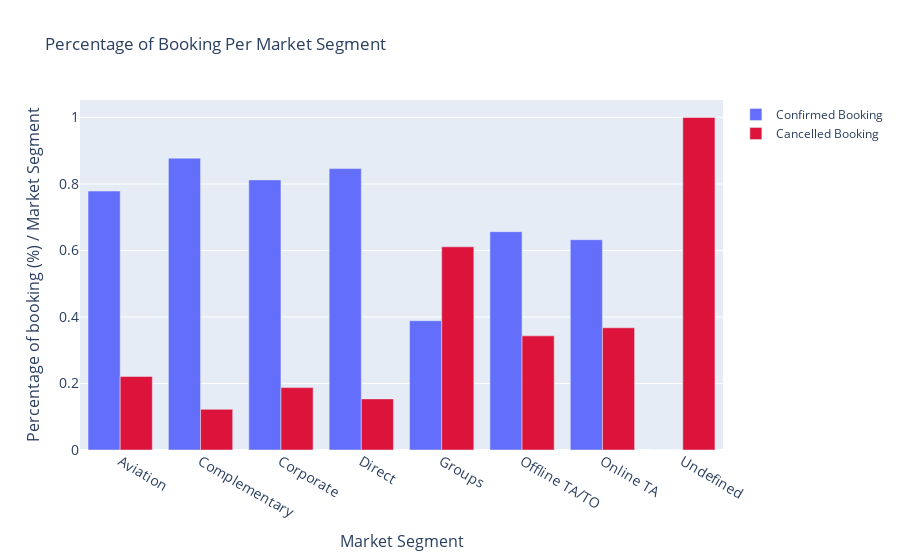

Notebook code cell kept with this figure:
### Markdown cell above
### Market Segment & Cancellation

### Code cell
market_cancellation = pd.crosstab(df['market_segment'], df['is_canceled'], normalize = 'index')

fig = go.Figure(data=[
    go.Bar(name='Confirmed Booking', x=market_cancellation.index, y=market_cancellation[0]),
    go.Bar(name='Cancelled Booking', x=market_cancellation.index, y=market_cancellation[1],marker_color = 'crimson')])

fig.update_layout(barmode='group', title = 'Percentage of Booking Per Market Segment',
                 yaxis=dict(
                 title='Percentage of booking (%) / Market Segment',
                 titlefont_size=16,
                 tickfont_size=14,)
                ,xaxis=dict(
                 title='Market Segment',
                 titlefont_size=16,
                 tickfont_size=14,))

fig.show()

# We can see pattern here for Aviation booking, Complementary, Corporate, and Direct cancellation rate range from 12 - 22 %
# while booking from travel agent market segment (online / offline) on average has 34 - 37 % cancellation
# the last is booking from group which has cancellation rate of 61 %, group booking has the highest cancellation among
# all market segment

# insight, direct booking has the lowest cancellation rate among all market segment, hotel should have program to encourage 
# people to book through direct booking (easy access of direct booking, multiple payment system, loyalty card, credit card bundle deals)

### Figure 1 — Plotly figure (JSON) as saved in the notebook; plotly's stock layout.template omitted (floating-point values rounded to 4 significant figures)
{"data": [{"name": "Confirmed Booking", "type": "bar", "x": ["Aviation", "Complementary", "Corporate", "Direct", "Groups", "Offline TA/TO", "Online TA", "Undefined"], "y": [0.7787, 0.8777, 0.8124, 0.8463, 0.3889, 0.6567, 0.6324, 0]}, {"marker": {"color": "crimson"}, "name": "Cancelled Booking", "type": "bar", "x": ["Aviation", "Complementary", "Corporate", "Direct", "Groups", "Offline TA/TO", "Online TA", "Undefined"], "y": [0.2213, 0.1223, 0.1876, 0.1537, 0.6111, 0.3433, 0.3676, 1]}], "layout": {"barmode": "group", "title": {"text": "Percentage of Booking Per Market Segment"}, "xaxis": {"tickfont": {"size": 14}, "title": {"font": {"size": 16}, "text": "Market Segment"}}, "yaxis": {"tickfont": {"size": 14}, "title": {"font": {"size": 16}, "text": "Percentage of booking (%) / Market Segment"}}}}
